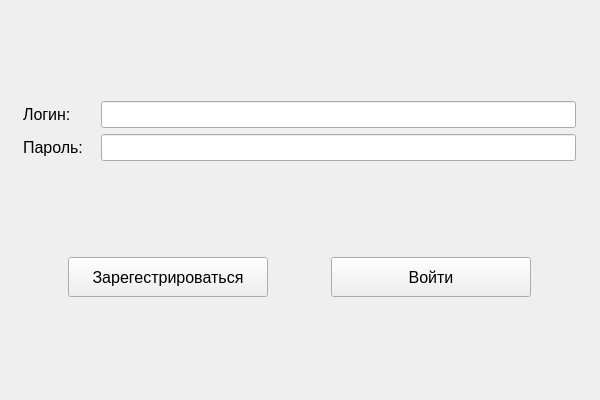
<?xml version="1.0" encoding="UTF-8"?>
<ui version="4.0">
 <class>Form</class>
 <widget class="QWidget" name="Form">
  <property name="geometry">
   <rect>
    <x>0</x>
    <y>0</y>
    <width>600</width>
    <height>400</height>
   </rect>
  </property>
  <property name="windowTitle">
   <string>Вход RecipeVault</string>
  </property>
  <property name="autoFillBackground">
   <bool>false</bool>
  </property>
  <layout class="QVBoxLayout" name="verticalLayout">
   <item>
    <layout class="QGridLayout" name="gridLayout">
     <item row="0" column="0">
      <widget class="QLabel" name="label">
       <property name="sizePolicy">
        <sizepolicy hsizetype="Fixed" vsizetype="Fixed">
         <horstretch>0</horstretch>
         <verstretch>0</verstretch>
        </sizepolicy>
       </property>
       <property name="font">
        <font>
         <family>Arial</family>
         <pointsize>12</pointsize>
        </font>
       </property>
       <property name="text">
        <string>Логин:</string>
       </property>
      </widget>
     </item>
     <item row="0" column="1">
      <widget class="QLineEdit" name="login_input">
       <property name="sizePolicy">
        <sizepolicy hsizetype="Expanding" vsizetype="Fixed">
         <horstretch>0</horstretch>
         <verstretch>0</verstretch>
        </sizepolicy>
       </property>
       <property name="maximumSize">
        <size>
         <width>475</width>
         <height>16777215</height>
        </size>
       </property>
       <property name="font">
        <font>
         <family>Arial</family>
         <pointsize>12</pointsize>
        </font>
       </property>
      </widget>
     </item>
     <item row="1" column="0">
      <widget class="QLabel" name="label_password">
       <property name="sizePolicy">
        <sizepolicy hsizetype="Fixed" vsizetype="Fixed">
         <horstretch>0</horstretch>
         <verstretch>0</verstretch>
        </sizepolicy>
       </property>
       <property name="font">
        <font>
         <family>Arial</family>
         <pointsize>12</pointsize>
         <weight>50</weight>
         <bold>false</bold>
        </font>
       </property>
       <property name="text">
        <string>Пароль:</string>
       </property>
      </widget>
     </item>
     <item row="1" column="1">
      <widget class="QLineEdit" name="password_input">
       <property name="sizePolicy">
        <sizepolicy hsizetype="Expanding" vsizetype="Fixed">
         <horstretch>0</horstretch>
         <verstretch>0</verstretch>
        </sizepolicy>
       </property>
       <property name="maximumSize">
        <size>
         <width>475</width>
         <height>16777215</height>
        </size>
       </property>
       <property name="font">
        <font>
         <family>Arial</family>
         <pointsize>12</pointsize>
        </font>
       </property>
      </widget>
     </item>
    </layout>
   </item>
   <item>
    <layout class="QHBoxLayout" name="horizontalLayout">
     <item>
      <widget class="QPushButton" name="register_button">
       <property name="sizePolicy">
        <sizepolicy hsizetype="Fixed" vsizetype="Fixed">
         <horstretch>0</horstretch>
         <verstretch>0</verstretch>
        </sizepolicy>
       </property>
       <property name="maximumSize">
        <size>
         <width>200</width>
         <height>40</height>
        </size>
       </property>
       <property name="font">
        <font>
         <family>Arial</family>
         <pointsize>12</pointsize>
        </font>
       </property>
       <property name="text">
        <string>Зарегестрироваться</string>
       </property>
      </widget>
     </item>
     <item>
      <widget class="QPushButton" name="login_button">
       <property name="sizePolicy">
        <sizepolicy hsizetype="Fixed" vsizetype="Fixed">
         <horstretch>0</horstretch>
         <verstretch>0</verstretch>
        </sizepolicy>
       </property>
       <property name="minimumSize">
        <size>
         <width>120</width>
         <height>0</height>
        </size>
       </property>
       <property name="maximumSize">
        <size>
         <width>200</width>
         <height>40</height>
        </size>
       </property>
       <property name="font">
        <font>
         <family>Arial</family>
         <pointsize>12</pointsize>
        </font>
       </property>
       <property name="text">
        <string>Войти</string>
       </property>
      </widget>
     </item>
    </layout>
   </item>
  </layout>
 </widget>
 <resources/>
 <connections/>
</ui>
